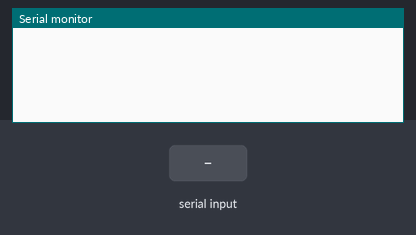
A sketch run on a simulated Arduino Mega 2560, built with avr-gcc and run on an emulated ATmega2560. Shown: the last lines printed to the serial monitor. The test bench sets the inputs (shaded band). The modem accepts every AT command (registered, SIM ready, sends succeed) and sends nothing else.

Above: at 1.2 s.
1.3 s: "1" received over Serial
At 4.0 s:
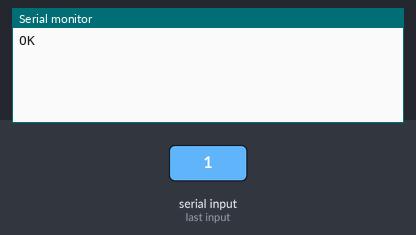
4.3 s: "1" received over the second serial link
At 5.9 s:
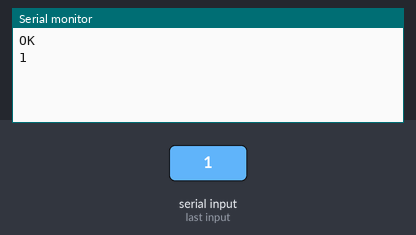
6.5 s: "0" received over the second serial link
At 7.4 s:
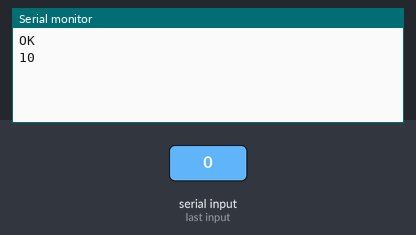

The sketch:

lab2-1_2__master_.ino
```cpp
void setup() {
  // put your setup code here, to run once:
  Serial.begin(9600);
  Serial1.begin(9600);
}

String c;
void loop() {
  // put your main code here, to run repeatedly:
  String result;
  while(Serial.available()){
    c += (char)Serial.read();
    if(c.length() != 0){
      Serial1.println("AT+CPT=\"TXPP,1,0100,925.000,20,2,5,1,0,1,0,0035,1234\"");
    }
  }
  delay(1000);
  while(Serial1.available()){
    result+=(char)Serial1.read();
  }
  Serial.print(result);
  delay(1000);
}
```

Measured:
- after the input at 1.3 s, the serial monitor: prints a new line after 1.7 s (image 1)
- after the input at 4.3 s, the serial monitor: prints a new line after 0.70 s (image 2)
- after the input at 6.5 s, the serial monitor: prints a new line after 0.50 s (image 3)
